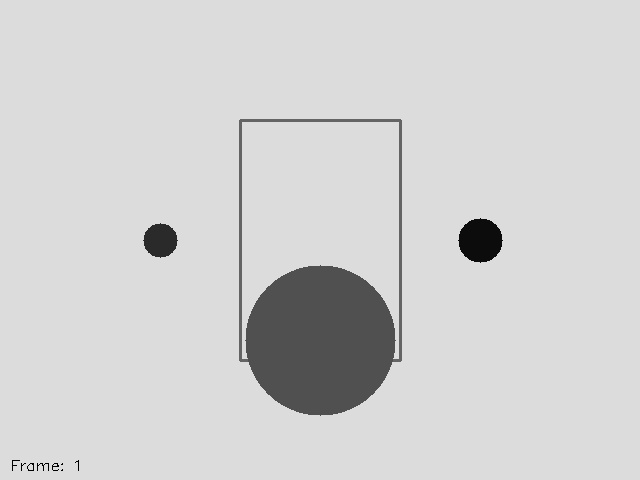
#> input picture contaminated_1.jpg, 640 x 480 px
$ python benchmark.py --file contaminated_1.jpg
#> lines starting #> are read from the running program, lines starting #| are printed output that depends on the picture; after the words box and inside, x2 and y2 are one past the last pixel; in counts of white or black regions, pixels touching at a corner belong together
### heimdall/detectors/contamination_detector.py
# heimdall/detectors/contamination_detector.py

# Importation des bibliothèques nécessaires
import numpy as np
import cv2
from typing import Dict, List, Any, Optional, Tuple

# Import de nos classes de base pour les détecteurs
from heimdall.detectors.base import DefectDetector, Defect

class ContaminationDetector(DefectDetector):
    """Détecteur d'impuretés et contaminations dans les bouteilles"""

    def __init__(self, name: str = "contamination_detector", config: Dict[str, Any] = None):
        """
        Initialise le détecteur de contamination

        Args:
            name: Nom du détecteur
            config: Paramètres de configuration
        """
        super().__init__(name, config)

        # Extraction des paramètres de configuration avec valeurs par défaut
        # Taille minimale d'une impureté pour être considérée (en pixels carrés)
        self.min_contaminant_size = self.config.get("min_contaminant_size", 10)

        # Taille maximale d'une impureté (pour éviter de détecter de grandes zones)
        self.max_contaminant_size = self.config.get("max_contaminant_size", 3000)

        # Seuil de contraste pour la détection (plus basse = plus sensible)
        self.contrast_threshold = self.config.get("contrast_threshold", 15)

        # Confiance minimale pour considérer un défaut (entre 0 et 1)
        self.min_confidence = self.config.get("min_confidence", 0.25)

        # Activer l'analyse de couleur en plus de l'analyse de luminosité
        self.use_color = self.config.get("use_color", True)

        # Log des paramètres pour le débogage
        self.logger.info(f"Détecteur {self.name} initialisé avec min_size={self.min_contaminant_size}, "
                       f"max_size={self.max_contaminant_size}, threshold={self.contrast_threshold}")

    def detect(self, image: np.ndarray, context: Dict[str, Any] = None) -> List[Defect]:
        """
        Détecte les impuretés dans une image

        Args:
            image: Image d'entrée (couleur ou niveaux de gris)
            context: Informations contextuelles supplémentaires

        Returns:
            Liste des impuretés détectées
        """
        # Conserver l'original pour l'analyse de couleur si nécessaire
        original = image.copy()

        # Conversion en niveaux de gris si l'image est en couleur
        if len(image.shape) == 3:
            gray = cv2.cvtColor(image, cv2.COLOR_BGR2GRAY)
        else:
            gray = image

        # 1. Prétraitement pour améliorer la détection des impuretés
        # Appliquer un flou pour réduire le bruit
        blurred = cv2.GaussianBlur(gray, (5, 5), 0)

        # Utiliser un seuillage adaptatif pour gérer l'éclairage non uniforme
        # Le seuillage inversé (THRESH_BINARY_INV) fait ressortir les zones sombres
        binary = cv2.adaptiveThreshold(
            blurred,               # Image d'entrée
            255,                   # Valeur maximale
            cv2.ADAPTIVE_THRESH_GAUSSIAN_C,  # Méthode adaptative
            cv2.THRESH_BINARY_INV,  # Zones sombres = 255, fond = 0
            11,                    # Taille de la fenêtre d'analyse
            self.contrast_threshold # Constante de seuil
        )

        # 2. Nettoyage morphologique pour améliorer la segmentation
        # Créer un noyau pour les opérations morphologiques
        kernel = cv2.getStructuringElement(cv2.MORPH_RECT, (3, 3))

        # OPEN élimine les petits points de bruit (érosion puis dilatation)
        binary = cv2.morphologyEx(binary, cv2.MORPH_OPEN, kernel)

        # CLOSE ferme les petits trous dans les objets (dilatation puis érosion)
        binary = cv2.morphologyEx(binary, cv2.MORPH_CLOSE, kernel)

        # 3. Détection de contours des zones potentiellement contaminées
        contours, _ = cv2.findContours(binary, cv2.RETR_EXTERNAL, cv2.CHAIN_APPROX_SIMPLE)

        # 4. Filtrage et analyse des contours
        defects = []  # Liste pour stocker les défauts détectés

        for contour in contours:
            # Calculer l'aire (surface en pixels carrés)
            area = cv2.contourArea(contour)

            # Ignorer si trop petit ou trop grand
            if area < self.min_contaminant_size or area > self.max_contaminant_size:
                continue

            # Créer un masque pour ce contour pour analyser l'intensité
            mask = np.zeros_like(gray)
            cv2.drawContours(mask, [contour], 0, 255, -1)  # Dessiner le contour rempli

            # Calculer le rectangle englobant pour l'analyse de région
            x, y, w, h = cv2.boundingRect(contour)

            # Calculer le centre à partir des moments
            M = cv2.moments(contour)
            if M["m00"] > 0:  # Éviter la division par zéro
                cx = int(M["m10"] / M["m00"])  # Coordonnée x du centre
                cy = int(M["m01"] / M["m00"])  # Coordonnée y du centre
                position = (cx, cy)

                # 5. Calcul de confiance basé sur plusieurs facteurs

                # 5.1 Différence de contraste (plus grande = plus grande confiance)
                # Extraire la région d'intérêt
                roi = gray[y:y+h, x:x+w]  # Sous-image de la zone du défaut
                roi_mask = mask[y:y+h, x:x+w]  # Masque correspondant

                # Calculer l'intensité moyenne de l'arrière-plan et du premier plan
                background = np.mean(roi[roi_mask == 0]) if np.any(roi_mask == 0) else 127
                foreground = np.mean(roi[roi_mask == 255]) if np.any(roi_mask == 255) else 127
                intensity_diff = abs(background - foreground)

                # Normaliser le score d'intensité (0-1)
                intensity_score = min(1.0, intensity_diff / 30.0)

                # 5.2 Régularité de forme (plus irrégulier = probable contamination)
                # Comparer l'aire au rectangle englobant
                rect_area = w * h
                area_ratio = area / rect_area if rect_area > 0 else 0
                shape_score = 1.0 - area_ratio  # Ratio plus bas = forme plus irrégulière

                # 5.3 Analyse de couleur (si activée et image couleur disponible)
                color_score = 0.5  # Score neutre par défaut
                if self.use_color and len(original.shape) == 3:
                    # Extraire les statistiques de couleur de la région
                    roi_color = original[y:y+h, x:x+w]
                    roi_color_mask = mask[y:y+h, x:x+w]

                    # Vérifier les différences significatives dans chaque canal
                    channels = cv2.split(roi_color)  # Séparer les canaux RGB/BGR
                    channel_diffs = []

                    for channel in channels:
                        fg = np.mean(channel[roi_color_mask == 255]) if np.any(roi_color_mask == 255) else 127
                        bg = np.mean(channel[roi_color_mask == 0]) if np.any(roi_color_mask == 0) else 127
                        channel_diffs.append(abs(fg - bg))

                    # Une variance de couleur plus élevée = probabilité plus élevée de contamination
                    color_diff = max(channel_diffs)
                    color_score = min(1.0, color_diff / 30.0)

                # Combiner les scores avec des poids
                # Intensité et couleur ont plus d'importance que la forme
                confidence = (intensity_score * 0.5) + (shape_score * 0.2) + (color_score * 0.3)

                # Ajouter seulement si la confiance est supérieure au seuil
                if confidence >= self.min_confidence:
                    defect = Defect(
                        defect_type="contamination",  # Type de défaut
                        position=position,            # Position (x,y)
                        size=area,                    # Taille en pixels
                        confidence=confidence,        # Score de confiance (0-1)
                        metadata={                    # Métadonnées supplémentaires
                            "intensity_diff": intensity_diff,
                            "shape_score": shape_score,
                            "color_score": color_score,
                            "bounding_box": (x, y, w, h),
                            "contour": contour.tolist()  # Conversion en liste pour sérialisation
                        }
                    )
                    defects.append(defect)

        # Ajout de logs détaillés pour le débogage
        self.logger.info(f"Analysé {len(contours)} contaminants potentiels")
        for i, contour in enumerate(contours):
            area = cv2.contourArea(contour)
            self.logger.info(f"Contour {i}: aire={area}, min={self.min_contaminant_size}, max={self.max_contaminant_size}")

            # Analyser uniquement si la taille est appropriée
            if area < self.min_contaminant_size or area > self.max_contaminant_size:
                continue

            # Calcul des métriques pour le débogage
            M = cv2.moments(contour)
            if M["m00"] > 0:
                cx = int(M["m10"] / M["m00"])
                cy = int(M["m01"] / M["m00"])

                # Préparation pour le calcul des scores
                mask = np.zeros_like(gray)
                cv2.drawContours(mask, [contour], 0, 255, -1)
                x, y, w, h = cv2.boundingRect(contour)
                roi = gray[y:y+h, x:x+w]
                roi_mask = mask[y:y+h, x:x+w]
                background = np.mean(roi[roi_mask == 0]) if np.any(roi_mask == 0) else 127
                foreground = np.mean(roi[roi_mask == 255]) if np.any(roi_mask == 255) else 127
                intensity_diff = abs(background - foreground)
                rect_area = w * h
                area_ratio = area / rect_area if rect_area > 0 else 0
                shape_score = 1.0 - area_ratio
                intensity_score = min(1.0, intensity_diff / 30.0)
                color_score = 0.5
                confidence = (intensity_score * 0.5) + (shape_score * 0.2) + (color_score * 0.3)

                # Log des valeurs calculées
                self.logger.info(f"Contour {i}: position=({cx},{cy}), confiance={confidence:.2f}, min_confiance={self.min_confidence}")
                self.logger.info(f"  Scores: intensité={intensity_score:.2f}, forme={shape_score:.2f}, couleur={color_score:.2f}")

        self.logger.debug(f"Trouvé {len(defects)} points de contamination dans l'image")
        return defects

    # [72 lines left out: function visualize, not called in this run]

### heimdall/rust_bridge.py
#!/usr/bin/env python3
# heimdall/rust_bridge.py
"""
Bridge module for integrating Rust components with Python.
This module provides a fallback pure Python implementation when
the Rust components are not available.
"""

import os
import sys
import logging
import time
import numpy as np
import cv2
from typing import Dict, List, Any, Optional, Tuple, Union

logger = logging.getLogger("heimdall.rust_bridge")

# Try to import the Rust module
try:
    import heimdall_core
    RUST_AVAILABLE = True
    logger.info("Rust components loaded successfully")
except ImportError:
    RUST_AVAILABLE = False
    logger.warning("Rust components not available, using Python fallback")

class RustBridge:
    """Bridge to Rust high-performance components"""

    @staticmethod
    def is_available() -> bool:
        """Check if Rust components are available

        Returns:
            True if Rust components are available
        """
        return RUST_AVAILABLE

    # [76 lines left out: function process_image, not called in this run]

    @staticmethod
    def detect_contamination(image: np.ndarray, min_size: float = 10.0,
                           max_size: float = 3000.0, threshold: float = 25.0) -> Dict[str, Any]:
        """Detect contamination in an image

        Args:
            image: Input image
            min_size: Minimum contaminant size
            max_size: Maximum contaminant size
            threshold: Contrast threshold

        Returns:
            Dictionary with defects and timing information
        """
        if RUST_AVAILABLE:
            # Use Rust implementation
            try:
                return heimdall_core.detect_contamination(image, min_size, max_size, threshold)
            except Exception as e:
                logger.error(f"Error in Rust detect_contamination: {str(e)}")
                # Fall back to Python implementation

        # Python fallback implementation
        from heimdall.detectors.contamination_detector import ContaminationDetector

        start_time = time.time()

        # Create detector with specified parameters
        detector = ContaminationDetector(config={
            "min_contaminant_size": min_size,
            "max_contaminant_size": max_size,
            "contrast_threshold": threshold,
            "min_confidence": 0.3
        })

        # Detect defects
        defects = detector.detect(image)

        # Convert to dictionary
        result = {
            "defects": [defect.to_dict() for defect in defects],
            "processing_time": time.time() - start_time
        }

        return result

    @staticmethod
    def benchmark_processing(image: np.ndarray, iterations: int = 100) -> Dict[str, float]:
        """Benchmark image processing performance

        Args:
            image: Input image
            iterations: Number of iterations

        Returns:
            Dictionary with benchmark results
        """
        if RUST_AVAILABLE:
            # Use Rust implementation
            try:
                return heimdall_core.benchmark_processing(image, iterations)
            except Exception as e:
                logger.error(f"Error in Rust benchmark_processing: {str(e)}")
                # Fall back to Python implementation

        # Python fallback implementation
        result = {}

        # Benchmark basic pipeline
        start_time = time.time()
        for _ in range(iterations):
            RustBridge.process_image(image, "basic")
        basic_time = (time.time() - start_time) / iterations

        # Benchmark contamination pipeline
        start_time = time.time()
        for _ in range(iterations):
            RustBridge.process_image(image, "contamination")
        contamination_time = (time.time() - start_time) / iterations

        result["basic_pipeline_time"] = basic_time
        result["contamination_pipeline_time"] = contamination_time
        result["iterations"] = iterations

        return result

### heimdall/detectors/base.py
# heimdall/detectors/base.py
import logging
from typing import Dict, List, Any, Optional, Tuple
import numpy as np
import cv2

class Defect:
    """Represents a defect detected in an image"""

    def __init__(self, defect_type: str, position: Tuple[int, int],
                 size: float, confidence: float, metadata: Dict[str, Any] = None):
        """Initialize a defect

        Args:
            defect_type: Type of defect (e.g., "contamination", "crack")
            position: (x, y) coordinates of the defect center
            size: Size/area of the defect
            confidence: Confidence score (0-1) of the detection
            metadata: Additional information about the defect
        """
        self.defect_type = defect_type
        self.position = position
        self.size = size
        self.confidence = confidence
        self.metadata = metadata or {}

    def __str__(self) -> str:
        return f"Defect({self.defect_type}, pos={self.position}, size={self.size:.1f}, conf={self.confidence:.2f})"

    # [9 lines left out: function to_dict, not called in this run]


class DefectDetector:
    """Base class for all defect detectors"""

    def __init__(self, name: str, config: Dict[str, Any] = None):
        """Initialize the detector

        Args:
            name: Detector name
            config: Configuration parameters
        """
        self.name = name
        self.config = config or {}
        self.logger = logging.getLogger(f"heimdall.detector.{name}")

    # [30 lines left out: functions detect, __call__, not called in this run]

### benchmark.py
#!/usr/bin/env python3
# benchmark.py
"""
Benchmark script to compare the performance of Python and Rust implementations.
"""

import os
import sys
import time
import logging
import argparse
import numpy as np
import cv2
from typing import Dict, List, Any

from heimdall.rust_bridge import RustBridge
from heimdall.core.acquisition import SimulationImageSource
from heimdall.detectors.contamination_detector import ContaminationDetector

# Configure logging
logging.basicConfig(
    level=logging.INFO,
    format="%(asctime)s - %(name)s - %(levelname)s - %(message)s"
)

logger = logging.getLogger("benchmark")

def benchmark_contamination_detection(iterations: int = 10, image_path: str = None):
    """Benchmark contamination detection

    Args:
        iterations: Number of iterations
        image_path: Path to test image (optional)
    """
#> called with iterations = 10, image_path = 'contaminated_1.jpg'
    logger.info("Benchmarking contamination detection")

    # Load or generate test image
    if image_path and os.path.exists(image_path):
        image = cv2.imread(image_path)
#> image is the input picture: shape (480, 640, 3); min 0, max 229, mean 209.5
        logger.info(f"Loaded test image from {image_path}")
    else:
        # Generate a test image
        source = SimulationImageSource("benchmark_source", {
            "width": 640,
            "height": 480,
            "pattern": "bottle",
            "inject_defects": True,
            "defect_probability": 1.0
        })
        source.open()
        _, image = source.read()
        source.close()
        logger.info("Generated test image")

    # Save the test image for reference
    cv2.imwrite("benchmark_image.jpg", image)

    # Create Python detector
    detector = ContaminationDetector(config={
        "min_contaminant_size": 10,
        "max_contaminant_size": 3000,
        "contrast_threshold": 25,
        "min_confidence": 0.3
    })

    # Benchmark Python implementation
    logger.info(f"Running Python implementation ({iterations} iterations)...")
    py_start = time.time()
    for i in range(iterations):
        defects = detector.detect(image)
#> this loop made 10 passes
#> pass 1, in detect, `binary = cv2.adaptiveThreshold( blurred,               # Image d'entré..`:
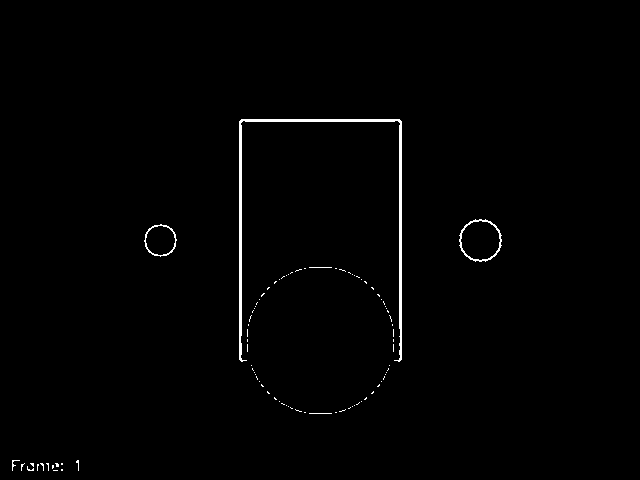
#> binary: shape (480, 640); 0.89% white; 90 white regions (84 under 20 px), largest, box (x1, y1, x2, y2) and area: (239, 119, 402, 362) 1890, (459, 219, 502, 262) 264, (144, 224, 177, 257) 167, (12, 460, 20, 471) 24, (309, 267, 332, 268) 23, (309, 413, 332, 414) 23
#> pass 1, in detect, `binary = cv2.morphologyEx(binary, cv2.MORPH_OPEN, kernel)`:
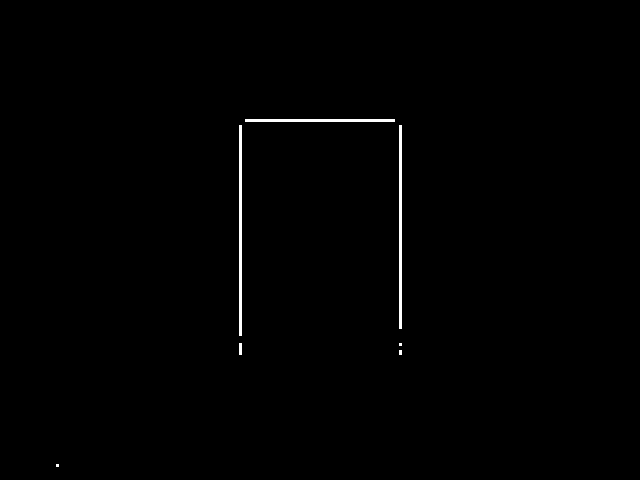
#> binary: shape (480, 640); 0.57% white; 7 white regions (3 under 20 px), largest, box (x1, y1, x2, y2) and area: (239, 125, 242, 336) 633, (399, 125, 402, 329) 612, (245, 119, 395, 122) 450, (239, 343, 242, 355) 36
    py_time = time.time() - py_start
    py_avg = py_time / iterations
    logger.info(f"Python implementation: {py_avg:.6f} seconds per iteration")

    # Check if Rust is available
    if RustBridge.is_available():
        # Benchmark Rust implementation
        logger.info(f"Running Rust implementation ({iterations} iterations)...")
        rust_start = time.time()
        for i in range(iterations):
            result = RustBridge.detect_contamination(image)
        rust_time = time.time() - rust_start
        rust_avg = rust_time / iterations
        logger.info(f"Rust implementation: {rust_avg:.6f} seconds per iteration")

        # Calculate speedup
        speedup = py_avg / rust_avg
        logger.info(f"Speedup: {speedup:.2f}x")
    else:
        logger.warning("Rust implementation not available")

def benchmark_image_processing(iterations: int = 10, image_path: str = None):
    """Benchmark image processing pipelines

    Args:
        iterations: Number of iterations
        image_path: Path to test image (optional)
    """
    logger.info("Benchmarking image processing pipelines")

    # Load or generate test image
    if image_path and os.path.exists(image_path):
        image = cv2.imread(image_path)
        logger.info(f"Loaded test image from {image_path}")
    else:
        # Generate a test image
        source = SimulationImageSource("benchmark_source", {
            "width": 640,
            "height": 480,
            "pattern": "bottle",
            "inject_defects": True,
            "defect_probability": 1.0
        })
        source.open()
        _, image = source.read()
        source.close()
        logger.info("Generated test image")

    # Save the test image for reference
    cv2.imwrite("benchmark_image.jpg", image)

    # Run benchmark
    result = RustBridge.benchmark_processing(image, iterations)

    # Print results
    logger.info(f"Basic pipeline: {result['basic_pipeline_time']:.6f} seconds per iteration")
    logger.info(f"Contamination pipeline: {result['contamination_pipeline_time']:.6f} seconds per iteration")

def main():
    """Main entry point"""
    parser = argparse.ArgumentParser(description="Benchmark Heimdall Vision System")
    parser.add_argument("-i", "--iterations", type=int, default=10, help="Number of iterations")
    parser.add_argument("-t", "--test", choices=["detection", "processing", "all"], default="all", help="Test to run")
    parser.add_argument("-f", "--file", type=str, help="Path to test image")

    args = parser.parse_args()

    logger.info("Starting benchmark")
    logger.info(f"Rust components available: {RustBridge.is_available()}")

    if args.test in ["detection", "all"]:
        benchmark_contamination_detection(args.iterations, args.file)
#> (the call stopped at in detect_contamination, `return heimdall_core.detect_contamination(image, min_size, max_size, t..`: heimdall_core is not available in this run)

    if args.test in ["processing", "all"]:
        benchmark_image_processing(args.iterations, args.file)
#> (the call stopped at in benchmark_processing, `return heimdall_core.benchmark_processing(image, iterations)`: heimdall_core is not available in this run)

    logger.info("Benchmark completed")

if __name__ == "__main__":
    main()
